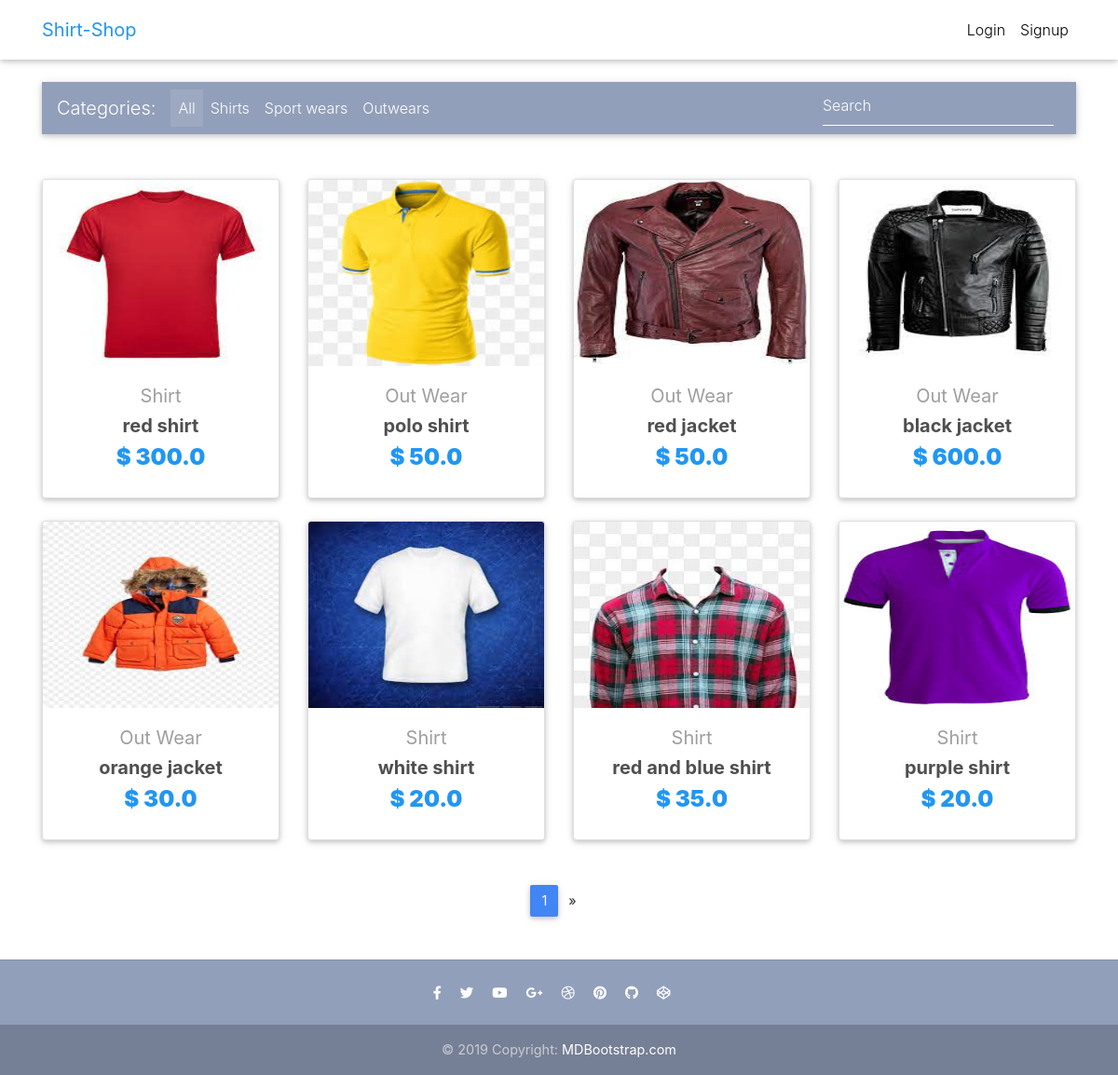
The page / on the database its author committed.
### core/models.py (models this page shows, shortened)
class Item(models.Model):
    title = models.CharField(max_length=100)
    price = models.FloatField()
    image = models.ImageField(default="no_product_img.png", upload_to="core_images", null=True, blank=True)
    discount_price = models.FloatField(blank=True, null=True)
    category = models.CharField(choices=CATEGORIES_CHOICES, max_length=2)
    label = models.CharField(choices=LABEL_CHOICES, max_length=1)
    slug = models.SlugField()
    description = models.TextField()
    def get_absolute_url(self):
        return reverse("core:product", kwargs={"slug": self.slug})

### core/views.py (the view)
# urls.py: path('', views.HomeView.as_view(), name="home"),
class HomeView(ListView):
    model = models.Item
    paginate_by = 8
    template_name = 'core/home.html'
    def get_queryset(self):
        query_to_search_by = self.request.GET.get('query')
        if query_to_search_by:
                multiple_query = Q(
                Q(title__icontains=query_to_search_by) |
                Q(category__icontains=query_to_search_by) |
                Q(description__icontains=query_to_search_by)
                )
                data = models.Item.objects.filter(multiple_query)
                object_list = data
        else:
                data = models.Item.objects.all()
                object_list = data
        return object_list

### templates/core/home.html (shortened to what this page needs)
{% extends "partials/base.html" %}
{% block content %}
  <main>
    <div class="container">
      <nav class="navbar navbar-expand-lg navbar-dark mdb-color lighten-3 mt-3 mb-5">
        <span class="navbar-brand">Categories:</span>
        <div class="collapse navbar-collapse" id="basicExampleNav">
          <ul class="navbar-nav mr-auto">
            <li class="nav-item active">
              <a class="nav-link" href="{% url 'core:home' %}">All
              </a>
            </li>
            <li class="nav-item">
              <a class="nav-link" href="{% url 'core:shirts_filter' %}">Shirts</a>
            </li>
            <li class="nav-item">
              <a class="nav-link" href="{% url 'core:sports_wear' %}">Sport wears</a>
            </li>
            <li class="nav-item">
              <a class="nav-link" href="{% url 'core:out_wear' %}">Outwears</a>
            </li>
          </ul>
          <form class="form-inline" method='GET'>
            <div class="md-form my-0">
              <input class="form-control mr-sm-2" name="query"  value='{{ request.GET.query }}' type="text" placeholder="Search" aria-label="Search">
            </div>
          </form>
        </div>
      </nav>
      <section class="text-center mb-4">
        <div class="row wow fadeIn">
          {% for item in object_list %}
          <div class="col-lg-3 col-md-6 mb-4">
            <div class="card" >
              <div class="view overlay">
                <img src="{{item.image.url}}" class="card-img-top" width="auto" height="200">
              </div>
              <div class="card-body text-center">
                <a href="" class="grey-text">
                  <h5>{{ item.get_category_display }}</h5>
                </a>
                <h5>
                  <strong>
                    <a href="{{ item.get_absolute_url }}" class="dark-grey-text">{{ item.title }}
                    </a>
                  </strong>
                </h5>
                <h4 class="font-weight-bold blue-text">
                  <strong>$
                  {% if item.discount_price %}
                    {{ item.discount_price}}
                  {% else %}
                    {{ item.price }}
                  {% endif %}
                  </strong>
                </h4>
              </div>
            </div>
          </div>
          {% endfor %}
        </div>
      </section>
      {% if is_paginated %}
      <nav class="d-flex justify-content-center wow fadeIn">
        <ul class="pagination pg-blue">
          <li class="page-item active">
            <a class="page-link" href="?page={{ page_obj.number }}">{{ page_obj.number }}
            </a>
          </li>
          {% if page_obj.has_next %}
          <li class="page-item">
            <a class="page-link" href="?page={{ page_obj.next_page_number }}" aria-label="Next">
              <span aria-hidden="true">&raquo;</span>
            </a>
          </li>
          {% endif %}
        </ul>
      </nav>
      {% endif %}
    </div>
  </main>
{% endblock content %}

### templates/partials/base.html (shortened to what this page needs)
{% load static %}
<!DOCTYPE html>
<html lang="en">
<head>
  <link rel="stylesheet" href="https://use.fontawesome.com/releases/v5.8.1/css/all.css">
  <link href="{% static 'css/bootstrap.min.css' %}" rel="stylesheet">
  <link href="{% static 'css/mdb.min.css' %}" rel="stylesheet">
  <link href="{% static 'css/style.min.css' %}" rel="stylesheet">
  <link
  rel="stylesheet"
  href="https://maxcdn.bootstrapcdn.com/bootstrap/4.0.0/css/bootstrap.min.css"
/>
<link
  rel="stylesheet"
  href="https://use.fontawesome.com/releases/v5.8.2/css/all.css"
/>
</head>
{% include "partials/navbar.html" %}
<body>
    <div class="mt-5 pt-4">
    </div>
    {% block content %}
    {% endblock content %}
    {% include "partials/footer.html" %}
</body>
</html>

### templates/partials/navbar.html (shortened to what this page needs)
{% load cart_template_tags  %}
<nav class="navbar fixed-top navbar-expand-lg navbar-light white scrolling-navbar">
  <div class="container">
    <a class="navbar-brand waves-effect" href="/">
      <strong class="blue-text">Shirt-Shop</strong>
    </a>
    <div class="collapse navbar-collapse" id="navbarSupportedContent">
      <ul class="navbar-nav nav-flex-icons">
        {% if request.user.is_authenticated %}
        <li class="nav-item">
          <a href="{% url 'core:order-summary' %}" class="nav-link waves-effect">
            <span class="badge red z-depth-1 mr-1">
              {{ request.user|cart_item_count }}
            </span>
            <i class="fas fa-shopping-cart"></i>
            <span class="clearfix d-none d-sm-inline-block"> Cart </span>
          </a>
        </li>
        <li class="nav-item">
          <a class="nav-link waves-effect" href="{% url 'user-profile' request.user.id %}">
            <span class="clearfix d-none d-sm-inline-block"> profile </span>
          </a>
        </li>
        <li class="nav-item">
          <a class="nav-link waves-effect" href="{% url 'core:request-refund' %}">
            <span class="clearfix d-none d-sm-inline-block"> Refund an order </span>
          </a>
        </li>
        <li class="nav-item">
          <a class="nav-link waves-effect" href="{% url 'user-logout' %}">
            <span class="clearfix d-none d-sm-inline-block"> Logout </span>
          </a>
        </li>
        {% else %}
        <li class="nav-item">
          <a class="nav-link waves-effect" href="{% url 'user-login' %}">
            <span class="clearfix d-none d-sm-inline-block"> Login </span>
          </a>
        </li>
        <li class="nav-item">
          <a class="nav-link waves-effect" href="{% url 'user-register' %}">
            <span class="clearfix d-none d-sm-inline-block"> Signup </span>
          </a>
        </li>
        {% endif %}
      </ul>
    </div>
  </div>
</nav>

### templates/partials/footer.html
<footer class="page-footer text-center font-small mt-4 wow fadeIn">
    <hr class="my-4">
    <div class="pb-4">
      <a href="https://www.facebook.com/mdbootstrap" target="_blank">
        <i class="fab fa-facebook-f mr-3"></i>
      </a>
      <a href="https://twitter.com/MDBootstrap" target="_blank">
        <i class="fab fa-twitter mr-3"></i>
      </a>
      <a href="https://www.youtube.com/watch?v=7MUISDJ5ZZ4" target="_blank">
        <i class="fab fa-youtube mr-3"></i>
      </a>
      <a href="https://plus.google.com/u/0/b/107863090883699620484" target="_blank">
        <i class="fab fa-google-plus-g mr-3"></i>
      </a>
      <a href="https://dribbble.com/mdbootstrap" target="_blank">
        <i class="fab fa-dribbble mr-3"></i>
      </a>
      <a href="https://pinterest.com/mdbootstrap" target="_blank">
        <i class="fab fa-pinterest mr-3"></i>
      </a>
      <a href="https://github.com/mdbootstrap/bootstrap-material-design" target="_blank">
        <i class="fab fa-github mr-3"></i>
      </a>
      <a href="http://codepen.io/mdbootstrap/" target="_blank">
        <i class="fab fa-codepen mr-3"></i>
      </a>
    </div>
    <div class="footer-copyright py-3">
      © 2019 Copyright:
      <a href="https://mdbootstrap.com/education/bootstrap/" target="_blank"> MDBootstrap.com </a>
    </div>
  </footer>

### templates/partials/scripts.html (shortened to what this page needs)
{% load static %}

### templates/partials/base.html (style rules this page uses)
html, body, header, .carousel { height: 60vh; }

### rows shown on the page
Item: image (picture), category "Shirt", title "red shirt", price "300.0"
Item: image (picture), category "Out Wear", title "polo shirt", discount_price "50.0"
Item: image (picture), category "Out Wear", title "red jacket", discount_price "50.0"
Item: image (picture), category "Out Wear", title "black jacket", price "600.0"
Item: image (picture), category "Out Wear", title "orange jacket", discount_price "30.0"
Item: image (picture), category "Shirt", title "white shirt", discount_price "20.0"
Item: image (picture), category "Shirt", title "red and blue shirt", discount_price "35.0"
Item: image (picture), category "Shirt", title "purple shirt", discount_price "20.0"

### other values the page prints
{{ page_obj.number }} "1"
